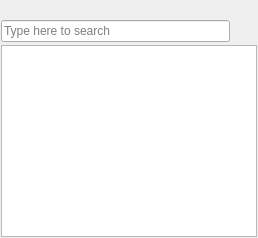
  <widget class="QDockWidget" name="dockSceneTree">
   <property name="windowTitle">
    <string>Scene Tree</string>
   </property>
   <attribute name="dockWidgetArea">
    <number>1</number>
   </attribute>
   <widget class="QWidget" name="dockSceneTreeContent">
    <layout class="QVBoxLayout" name="verticalLayout_9">
     <property name="spacing">
      <number>2</number>
     </property>
     <property name="margin">
      <number>1</number>
     </property>
     <item>
      <widget class="QToolBar" name="scenegraphToolBar">
       <property name="layoutDirection">
        <enum>Qt::LeftToRight</enum>
       </property>
       <property name="iconSize">
        <size>
         <width>16</width>
         <height>16</height>
        </size>
       </property>
       <property name="toolButtonStyle">
        <enum>Qt::ToolButtonIconOnly</enum>
       </property>
       <property name="floatable">
        <bool>true</bool>
       </property>
       <addaction name="actionAddNewEntity"/>
       <addaction name="actionRemoveEntity"/>
       <addaction name="actionExpandSceneTree"/>
       <addaction name="actionCollapseSceneTree"/>
      </widget>
     </item>
     <item>
      <widget class="QFrame" name="frame_5">
       <layout class="QHBoxLayout" name="horizontalLayout">
        <property name="spacing">
         <number>3</number>
        </property>
        <property name="margin">
         <number>0</number>
        </property>
        <item>
         <widget class="QLineEdit" name="sceneTreeFilterEdit">
          <property name="placeholderText">
           <string>Type here to search</string>
          </property>
         </widget>
        </item>
        <item>
         <widget class="QToolButton" name="sceneTreeFilterClear">
          <property name="text">
           <string/>
          </property>
          <property name="icon">
           <iconset resource="QtIcons.qrc">
            <normaloff>:/QtIconsTextureDialog/editclear.png</normaloff>:/QtIconsTextureDialog/editclear.png</iconset>
          </property>
          <property name="autoRaise">
           <bool>true</bool>
          </property>
         </widget>
        </item>
       </layout>
      </widget>
     </item>
     <item>
      <widget class="SceneTree" name="sceneTree">
       <property name="editTriggers">
        <set>QAbstractItemView::NoEditTriggers</set>
       </property>
       <property name="selectionMode">
        <enum>QAbstractItemView::ExtendedSelection</enum>
       </property>
       <property name="uniformRowHeights">
        <bool>true</bool>
       </property>
       <property name="expandsOnDoubleClick">
        <bool>false</bool>
       </property>
      </widget>
     </item>
    </layout>
   </widget>
  </widget>
